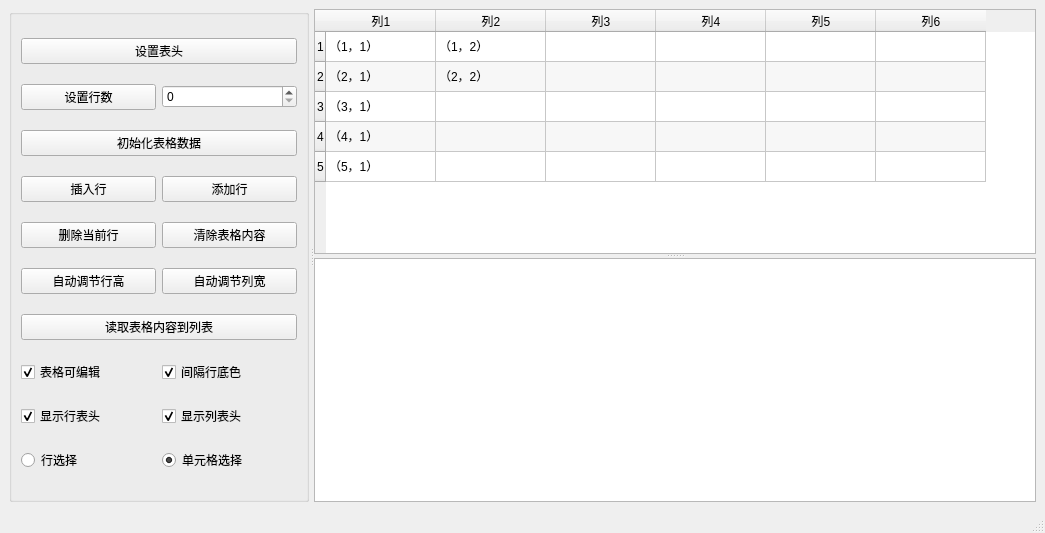
<?xml version="1.0" encoding="UTF-8"?>
<ui version="4.0">
 <class>MainWindow</class>
 <widget class="QMainWindow" name="MainWindow">
  <property name="geometry">
   <rect>
    <x>0</x>
    <y>0</y>
    <width>1045</width>
    <height>533</height>
   </rect>
  </property>
  <property name="windowTitle">
   <string>MainWindow</string>
  </property>
  <property name="layoutDirection">
   <enum>Qt::LeftToRight</enum>
  </property>
  <widget class="QWidget" name="centralwidget">
   <layout class="QHBoxLayout" name="horizontalLayout">
    <item>
     <widget class="QSplitter" name="splitter_2">
      <property name="toolTipDuration">
       <number>-1</number>
      </property>
      <property name="frameShadow">
       <enum>QFrame::Plain</enum>
      </property>
      <property name="lineWidth">
       <number>1</number>
      </property>
      <property name="midLineWidth">
       <number>0</number>
      </property>
      <property name="orientation">
       <enum>Qt::Horizontal</enum>
      </property>
      <property name="handleWidth">
       <number>5</number>
      </property>
      <widget class="QGroupBox" name="groupBox">
       <property name="maximumSize">
        <size>
         <width>300</width>
         <height>16777215</height>
        </size>
       </property>
       <property name="title">
        <string/>
       </property>
       <layout class="QGridLayout" name="gridLayout">
        <item row="5" column="0">
         <widget class="QPushButton" name="pushButton_autoRowHeight">
          <property name="text">
           <string>自动调节行高</string>
          </property>
         </widget>
        </item>
        <item row="1" column="0">
         <widget class="QPushButton" name="pushButton_setRowNum">
          <property name="text">
           <string>设置行数</string>
          </property>
         </widget>
        </item>
        <item row="4" column="0">
         <widget class="QPushButton" name="pushButton_deleteRow">
          <property name="text">
           <string>删除当前行</string>
          </property>
         </widget>
        </item>
        <item row="9" column="0">
         <widget class="QRadioButton" name="radioButton_row">
          <property name="text">
           <string>行选择</string>
          </property>
         </widget>
        </item>
        <item row="3" column="1">
         <widget class="QPushButton" name="pushButton_addRow">
          <property name="text">
           <string>添加行</string>
          </property>
         </widget>
        </item>
        <item row="9" column="1">
         <widget class="QRadioButton" name="radioButton_col">
          <property name="text">
           <string>单元格选择</string>
          </property>
          <property name="checked">
           <bool>true</bool>
          </property>
         </widget>
        </item>
        <item row="3" column="0">
         <widget class="QPushButton" name="pushButton_insertRow">
          <property name="text">
           <string>插入行</string>
          </property>
         </widget>
        </item>
        <item row="0" column="0" colspan="2">
         <widget class="QPushButton" name="pushButton_setTableHead">
          <property name="text">
           <string>设置表头</string>
          </property>
         </widget>
        </item>
        <item row="7" column="1">
         <widget class="QCheckBox" name="checkBox_setColor">
          <property name="text">
           <string>间隔行底色</string>
          </property>
          <property name="checked">
           <bool>true</bool>
          </property>
         </widget>
        </item>
        <item row="8" column="1">
         <widget class="QCheckBox" name="checkBox_setColHead">
          <property name="text">
           <string>显示列表头</string>
          </property>
          <property name="checked">
           <bool>true</bool>
          </property>
         </widget>
        </item>
        <item row="1" column="1">
         <widget class="QSpinBox" name="spinBox"/>
        </item>
        <item row="6" column="0" colspan="2">
         <widget class="QPushButton" name="pushButton_readTable">
          <property name="text">
           <string>读取表格内容到列表</string>
          </property>
         </widget>
        </item>
        <item row="2" column="0" colspan="2">
         <widget class="QPushButton" name="pushButton_initTableData">
          <property name="text">
           <string>初始化表格数据</string>
          </property>
         </widget>
        </item>
        <item row="4" column="1">
         <widget class="QPushButton" name="pushButton_clearTableConten">
          <property name="text">
           <string>清除表格内容</string>
          </property>
         </widget>
        </item>
        <item row="7" column="0">
         <widget class="QCheckBox" name="checkBox_editAbled">
          <property name="text">
           <string>表格可编辑</string>
          </property>
          <property name="checked">
           <bool>true</bool>
          </property>
         </widget>
        </item>
        <item row="8" column="0">
         <widget class="QCheckBox" name="checkBox_diaplayRowHead">
          <property name="text">
           <string>显示行表头</string>
          </property>
          <property name="checked">
           <bool>true</bool>
          </property>
         </widget>
        </item>
        <item row="5" column="1">
         <widget class="QPushButton" name="pushButton_autoColWidth">
          <property name="text">
           <string>自动调节列宽</string>
          </property>
         </widget>
        </item>
       </layout>
      </widget>
      <widget class="QSplitter" name="splitter">
       <property name="orientation">
        <enum>Qt::Vertical</enum>
       </property>
       <widget class="QTableWidget" name="tableWidget">
        <property name="enabled">
         <bool>true</bool>
        </property>
        <property name="alternatingRowColors">
         <bool>true</bool>
        </property>
        <property name="rowCount">
         <number>5</number>
        </property>
        <attribute name="horizontalHeaderDefaultSectionSize">
         <number>110</number>
        </attribute>
        <row/>
        <row/>
        <row/>
        <row/>
        <row/>
        <column>
         <property name="text">
          <string>列1</string>
         </property>
         <property name="textAlignment">
          <set>AlignCenter</set>
         </property>
         <property name="foreground">
          <brush brushstyle="SolidPattern">
           <color alpha="255">
            <red>0</red>
            <green>0</green>
            <blue>0</blue>
           </color>
          </brush>
         </property>
        </column>
        <column>
         <property name="text">
          <string>列2</string>
         </property>
        </column>
        <column>
         <property name="text">
          <string>列3</string>
         </property>
        </column>
        <column>
         <property name="text">
          <string>列4</string>
         </property>
        </column>
        <column>
         <property name="text">
          <string>列5</string>
         </property>
        </column>
        <column>
         <property name="text">
          <string>列6</string>
         </property>
        </column>
        <item row="0" column="0">
         <property name="text">
          <string>（1，1）</string>
         </property>
        </item>
        <item row="0" column="1">
         <property name="text">
          <string>（1，2）</string>
         </property>
         <property name="textAlignment">
          <set>AlignLeading|AlignVCenter</set>
         </property>
         <property name="icon">
          <iconset resource="images.qrc">
           <normaloff>:/icon/images/boy.ico</normaloff>:/icon/images/boy.ico</iconset>
         </property>
        </item>
        <item row="1" column="0">
         <property name="text">
          <string>（2，1）</string>
         </property>
        </item>
        <item row="1" column="1">
         <property name="text">
          <string>（2，2）</string>
         </property>
         <property name="icon">
          <iconset resource="images.qrc">
           <normaloff>:/icon/images/girl.ico</normaloff>:/icon/images/girl.ico</iconset>
         </property>
        </item>
        <item row="2" column="0">
         <property name="text">
          <string>（3，1）</string>
         </property>
        </item>
        <item row="3" column="0">
         <property name="text">
          <string>（4，1）</string>
         </property>
        </item>
        <item row="4" column="0">
         <property name="text">
          <string>（5，1）</string>
         </property>
        </item>
       </widget>
       <widget class="QPlainTextEdit" name="plainTextEdit"/>
      </widget>
     </widget>
    </item>
   </layout>
  </widget>
  <widget class="QStatusBar" name="statusbar"/>
 </widget>
 <resources>
  <include location="images.qrc"/>
 </resources>
 <connections/>
</ui>
